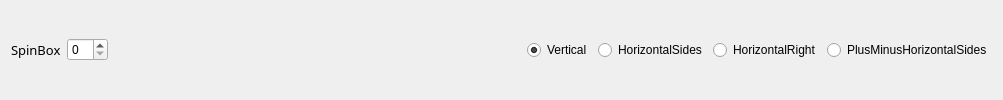
                <widget class="QWidget" name="widget_5" native="true">
                 <layout class="QHBoxLayout" name="horizontalLayout">
                  <item>
                   <widget class="QLabel" name="label_5">
                    <property name="font">
                     <font>
                      <family>微软雅黑</family>
                      <pointsize>10</pointsize>
                      <bold>false</bold>
                     </font>
                    </property>
                    <property name="text">
                     <string>SpinBox</string>
                    </property>
                   </widget>
                  </item>
                  <item>
                   <widget class="QSpinBox" name="spinBox">
                    <property name="minimumSize">
                     <size>
                      <width>0</width>
                      <height>0</height>
                     </size>
                    </property>
                    <property name="buttonSymbols">
                     <enum>QAbstractSpinBox::UpDownArrows</enum>
                    </property>
                   </widget>
                  </item>
                  <item>
                   <spacer name="horizontalSpacer_5">
                    <property name="orientation">
                     <enum>Qt::Horizontal</enum>
                    </property>
                    <property name="sizeHint" stdset="0">
                     <size>
                      <width>413</width>
                      <height>20</height>
                     </size>
                    </property>
                   </spacer>
                  </item>
                  <item>
                   <widget class="QRadioButton" name="radioButton_7">
                    <property name="text">
                     <string>Vertical</string>
                    </property>
                    <property name="checked">
                     <bool>true</bool>
                    </property>
                   </widget>
                  </item>
                  <item>
                   <widget class="QRadioButton" name="radioButton_4">
                    <property name="text">
                     <string>HorizontalSides</string>
                    </property>
                   </widget>
                  </item>
                  <item>
                   <widget class="QRadioButton" name="radioButton_5">
                    <property name="text">
                     <string>HorizontalRight</string>
                    </property>
                   </widget>
                  </item>
                  <item>
                   <widget class="QRadioButton" name="radioButton_6">
                    <property name="text">
                     <string>PlusMinusHorizontalSides</string>
                    </property>
                   </widget>
                  </item>
                 </layout>
                </widget>
